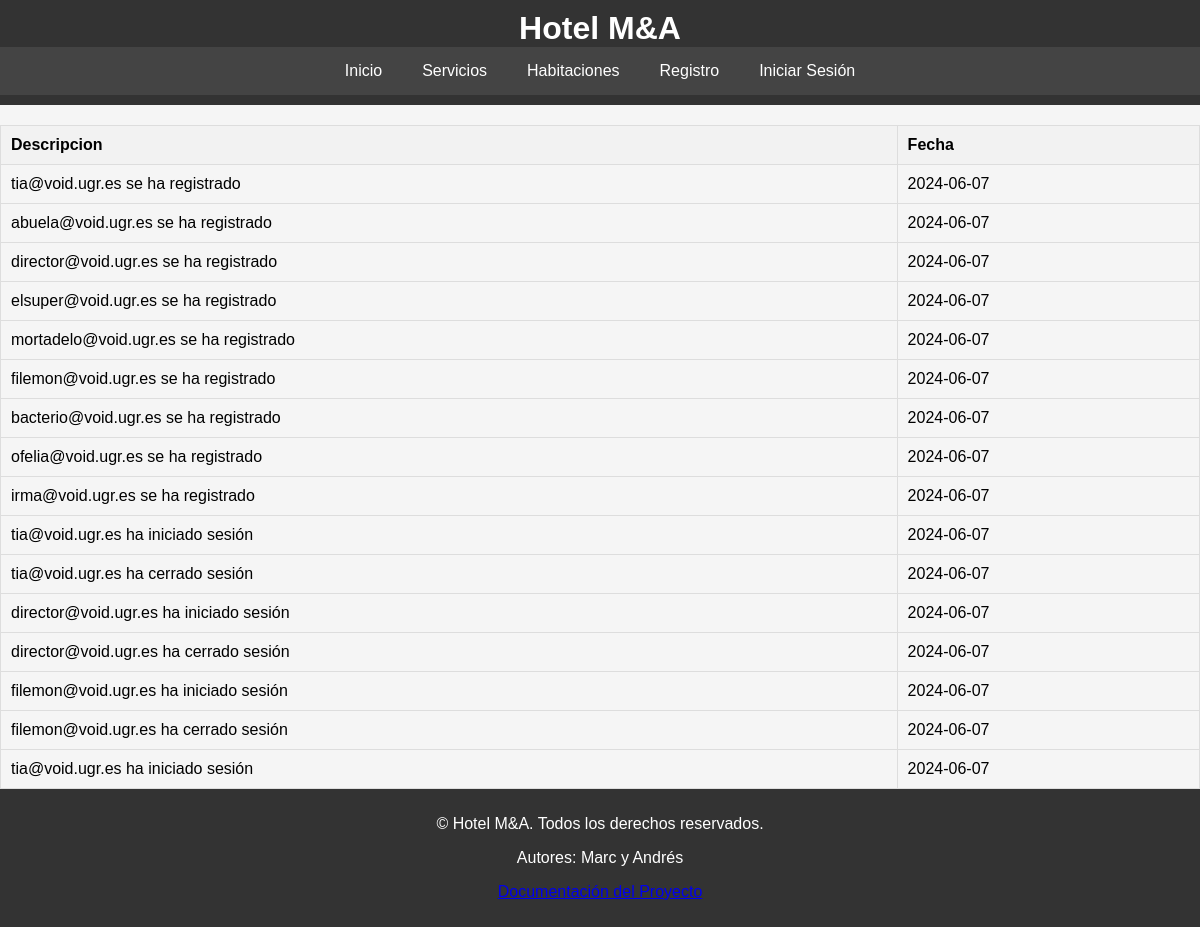
/vista/logs.php, run on the app's committed database.
### tables this page shows
CREATE TABLE `logs` (
  `id` int(11) NOT NULL AUTO_INCREMENT,
  `email` varchar(100) NOT NULL,
  `descripcion` varchar(100) NOT NULL,
  `fecha` date NOT NULL,
  PRIMARY KEY (`id`)
);

### modelos/funcionesdb.php (called while the page is built, shortened)
<?php
function getLogs(){
    $conexion = conectarBD();
    $sql = $conexion->prepare("SELECT * FROM logs");
    $sql->execute();
    $resultado = $sql->get_result();
    return $resultado;
}
?>

### vista/logs.php (the view, shortened to what this page needs)
<!DOCTYPE html>
<html lang="en">
<head>
    <link rel="stylesheet" href="styles.css">
</head>
<body>
    <?php
        include 'header.php';
        require_once '../modelos/funcionesdb.php';
        $result = getLogs();
        if ($result->num_rows > 0) {
            echo "<table>";
            echo "<tr><th>Descripcion</th><th>Fecha</th></tr>";
            while ($row = $result->fetch_assoc()) {
                echo "<tr>";
                echo "<td>" . $row['descripcion'] . "</td>";
                echo "<td>" . $row['fecha'] . "</td>";
                echo "</tr>";
            }
            echo "</table>";
        } else {
            echo "<p>No hay logs disponibles.</p>";
        }
        include 'footer.php';
    ?>
</body>
</html>

### vista/styles.css (style rules this page uses)
body { font-family: Arial, sans-serif; margin: 0; padding: 0; background-color: #f5f5f5; }
table { width: 100%; border-collapse: collapse; margin-top: 20px; }
table, th, td { border: 1px solid #ddd; }
th, td { padding: 10px; text-align: left; }
th { background-color: #f2f2f2; }

### data on the page
logs: descripcion "tia@void.ugr.es se ha registrado", fecha "2024-06-07"
logs: descripcion "abuela@void.ugr.es se ha registrado", fecha "2024-06-07"
logs: descripcion "director@void.ugr.es se ha registrado", fecha "2024-06-07"
logs: descripcion "elsuper@void.ugr.es se ha registrado", fecha "2024-06-07"
logs: descripcion "mortadelo@void.ugr.es se ha registrado", fecha "2024-06-07"
logs: descripcion "filemon@void.ugr.es se ha registrado", fecha "2024-06-07"
logs: descripcion "bacterio@void.ugr.es se ha registrado", fecha "2024-06-07"
logs: descripcion "ofelia@void.ugr.es se ha registrado", fecha "2024-06-07"
logs: descripcion "irma@void.ugr.es se ha registrado", fecha "2024-06-07"
logs: descripcion "tia@void.ugr.es ha iniciado sesión", fecha "2024-06-07"
logs: descripcion "tia@void.ugr.es ha cerrado sesión", fecha "2024-06-07"
logs: descripcion "director@void.ugr.es ha iniciado sesión", fecha "2024-06-07"
logs: descripcion "director@void.ugr.es ha cerrado sesión", fecha "2024-06-07"
logs: descripcion "filemon@void.ugr.es ha iniciado sesión", fecha "2024-06-07"
logs: descripcion "filemon@void.ugr.es ha cerrado sesión", fecha "2024-06-07"
logs: descripcion "tia@void.ugr.es ha iniciado sesión", fecha "2024-06-07"
